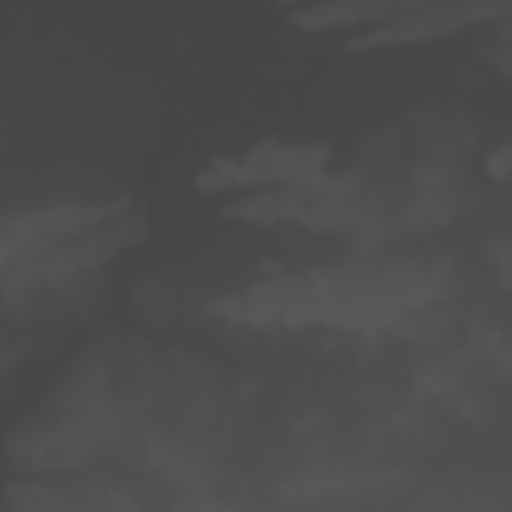
#> input picture heights.png, 1024 x 1024 px (shown at 1/2 size)
$ python build_assets.py
#> lines starting #> are read from the running program, lines starting #| are printed output that depends on the picture
"""Build the sole runtime resource pack. Requires Pillow; no runtime dependencies."""
import argparse
import json
import struct
import zlib
from pathlib import Path
from PIL import Image

ROOT = Path(__file__).resolve().parent
# ESA-style RGB classes in the supplied image → compact material IDs.
CLASSES = {(0, 100, 0): 1, (240, 150, 255): 2, (255, 255, 76): 3,
           (250, 0, 0): 4, (0, 100, 200): 5, (180, 180, 180): 6,
           (0, 150, 160): 7, (255, 187, 34): 8, (255, 255, 255): 9}


def build():
    parser = argparse.ArgumentParser(description=__doc__)
    parser.add_argument('--heights', type=Path, default=ROOT / 'heights.png')
    parser.add_argument('--cover', type=Path, default=ROOT / 'ground_types.png')
    parser.add_argument('--output', type=Path, default=ROOT / 'resources.bin')
    parser.add_argument('--width-m', type=float, default=81920)
    parser.add_argument('--height-scale-m', type=float, default=1250)
    args = parser.parse_args()
    height = Image.open(args.heights).convert('RGB')
    cover = Image.open(args.cover).convert('RGB')
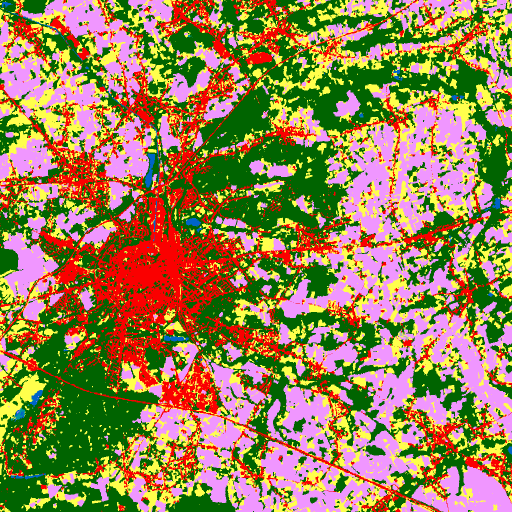
#> input picture ground_types.png, 1024 x 1024 px (shown at 1/2 size)
    if height.size != cover.size or min(height.size) < 2:
        raise ValueError('Height and cover dimensions must match and be at least 2×2')
    if args.width_m <= 0 or args.height_scale_m <= 0:
        raise ValueError('Physical dimensions must be positive')
    colors = cover.getcolors(height.width * height.height)
#> colors = [(274434, (240, 150, 255)), (346, (180, 180, 180)), (215099, (255, 255, 76)), (4301, (0, 100, 200)), (316, (0, 150, 160)), (394951, (0, 100, 0)), (159129, (250, 0, 0))]
    unknown = [rgb for _, rgb in colors if rgb not in CLASSES]
#> unknown = []
    if unknown:
        raise ValueError(f'Unknown ground-cover colors (add explicit mappings): {unknown[:20]}')
    # Exact categorical translation: never interpolate IDs or interpret red as height.
    palette = Image.new('P', (1, 1))
    palette.putpalette([v for rgb in CLASSES for v in rgb] + [0] * (768 - len(CLASSES) * 3))
    indexed = cover.quantize(palette=palette, dither=Image.Dither.NONE)
    ids = indexed.point(list(CLASSES.values()) + [0] * (256 - len(CLASSES)), 'L')
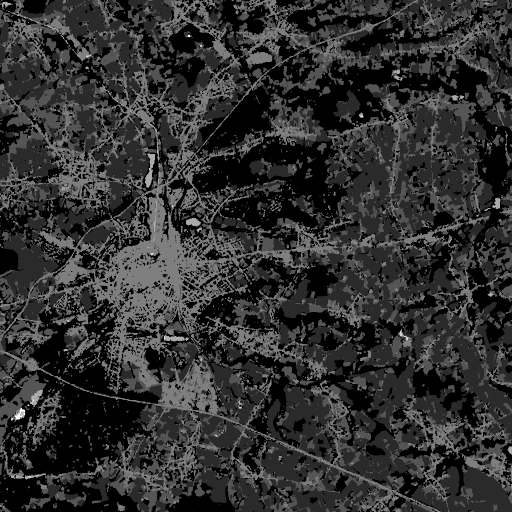
#> ids: PIL image 1024x1024 L (shown at 1/2 size); min 1, max 7, mean 2.15; drawn with min black and max white
    height = height.getchannel('R')
#> height: PIL image 1024x1024 L
    tile = 1024
    columns = (height.width + tile - 1) // tile
#> columns = 1
    rows = (height.height + tile - 1) // tile
#> rows = 1
    if columns * rows > 256:
        raise ValueError('Pack exceeds portable 256 texture-array layers')
    meta = dict(version=1, width=height.width, height=height.height, tile=tile,
                columns=columns, rows=rows, widthMeters=args.width_m,
                heightScale=args.height_scale_m, heightBase=height.getextrema()[0] / 255)
#> meta = 9 items
    header = json.dumps(meta, separators=(',', ':')).encode()
    compressor = zlib.compressobj(9)
    output = args.output
    with output.open('wb') as stream:
        stream.write(b'REVOLT01' + struct.pack('<I', len(header)) + header)
        # One-texel gutters preserve bilinear sampling and normals across tile seams.
        for y in range(rows):
            for x in range(columns):
                box = (x * tile - 1, y * tile - 1, (x + 1) * tile + 1, (y + 1) * tile + 1)
                channels = []
                for image in (height, ids):
                    left, top, right, bottom = box
                    crop = image.crop((max(0, left), max(0, top), min(image.width, right), min(image.height, bottom)))
                    padded = Image.new('L', (tile + 2, tile + 2))
                    ox, oy = max(0, -left), max(0, -top)
                    padded.paste(crop, (ox, oy))
                    if ox:
                        padded.paste(crop.crop((0, 0, 1, crop.height)), (0, oy))
                    ex = ox + crop.width
                    if ex < tile + 2:
                        padded.paste(padded.crop((ex - 1, oy, ex, oy + crop.height)).resize((tile + 2 - ex, crop.height)), (ex, oy))
                    if oy:
                        padded.paste(padded.crop((0, oy, tile + 2, oy + 1)), (0, 0))
                    ey = oy + crop.height
                    if ey < tile + 2:
                        padded.paste(padded.crop((0, ey - 1, tile + 2, ey)).resize((tile + 2, tile + 2 - ey)), (0, ey))
                    channels.append(padded)
                stream.write(compressor.compress(Image.merge('LA', channels).tobytes()))
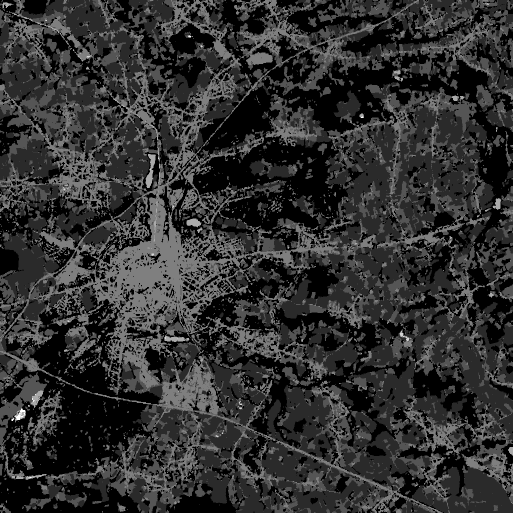
#> padded: PIL image 1026x1026 L (shown at 1/2 size); min 1, max 7, mean 2.15; drawn with min black and max white
        stream.write(compressor.flush())
#> (the run stopped early here; a loop or call above may not have finished)
